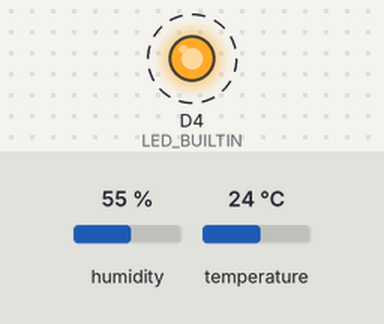
Recording of a sketch running on a simulated ESP8266 (NodeMCU). On the bench: output pins drawn as LEDs (lit = HIGH, except the on-board LED, lit = LOW). Dashed ring = blinking. The inputs (shaded band) are chosen by the test bench; at power-on: humidity 55 %, temperature 24 °C. WiFi joins after 1.5 s; servers stay silent unless stated; what the sketch prints to the serial monitor is not drawn.

Above: at 2.0 s.
Timing chart, 0 to 6.1 s (numbered marks = the images above):
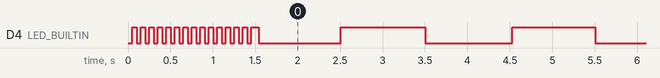

The sketch:

sketch_jul2d.ino
```cpp
#include <ESP8266WiFi.h>
#include "DHT.h"
#include <Firebase_ESP_Client.h>
#include "addons/TokenHelper.h"
#include "addons/RTDBHelper.h"

// ----------------------------------------------------------------------------------------------

#define DHT_PIN D5
#define DHT_TYPE DHT11

DHT dht(DHT_PIN, DHT_TYPE); // Inisialisasi objek DHT dengan pin dan tipe yang benar

// ----------------------------------------------------------------------------------------------
// WiFi credentials
char ssid[] = "DOWNY";
char pass[] = "harumtahanlama1";

// ----------------------------------------------------------------------------------------------
#define FIREBASE_INTERVAL_SEC (1) // 1 seconds interval for Firebase
#define FIREBASE_INTERVAL_MS (FIREBASE_INTERVAL_SEC * 1000)

// ----------------------------------------------------------------------------------------------
float Temperature;
float Humidity;

// ----------------------------------------------------------------------------------------------
// Firebase credentials
#define API_KEY "AIzaSyCLxiKo8KYmWtB9hX7mWVWmjuEPXAPligw"
#define DATABASE_URL "https://cloudcomputing-fb488-default-rtdb.firebaseio.com/"

// Define Firebase Data object
FirebaseData fbdo;

FirebaseAuth auth;
FirebaseConfig config;

bool signupOK = false;

// ----------------------------------------------------------------------------------------------
void setup()
{
  // Debug console
  Serial.begin(9600);

  // Digital output pin
  pinMode(LED_BUILTIN, OUTPUT);

  // DHT Setup
  dht.begin(); // Inisialisasi sensor DHT

  //----------------------------------------Wait for connection
  Serial.print("Connecting");
  WiFi.begin(ssid, pass); //--> Connect to your WiFi router
  while (WiFi.status() != WL_CONNECTED)
  {
    Serial.print(".");
    digitalWrite(LED_BUILTIN, LOW);
    delay(50);
    digitalWrite(LED_BUILTIN, HIGH);
    delay(50);
  }

  // Matikan lampu WiFi
  pinMode(LED_BUILTIN, OUTPUT);
  digitalWrite(LED_BUILTIN, HIGH);

  // Firebase setup
  Serial.print("Connecting to Wi-Fi");
  while (WiFi.status() != WL_CONNECTED){
    Serial.print(".");
    delay(300);
  }
  Serial.println();
  Serial.print("Connected with IP: ");
  Serial.println(WiFi.localIP());
  Serial.println();

  // Assign the api key (required)
  config.api_key = API_KEY;

  // Assign the RTDB URL (required)
  config.database_url = DATABASE_URL;

  // Sign up
  if (Firebase.signUp(&config, &auth, "", "")){
    Serial.println("ok");
    signupOK = true;
  } else {
    Serial.printf("%s\n", config.signer.signupError.message.c_str());
  }

  // Assign the callback function for the long running token generation task
  config.token_status_callback = tokenStatusCallback; // see addons/TokenHelper.h

  Firebase.begin(&config, &auth);
  Firebase.reconnectWiFi(true);
}

// ----------------------------------------------------------------------------------------------
unsigned long time_ms;
unsigned long time_1000_ms_buf;
unsigned long time_firebase_update_buf;
unsigned long time_dif;

void loop()
{
  time_ms = millis();
  time_dif = time_ms - time_1000_ms_buf;

  // Read and print serial data every 1 sec
  if ( time_dif >= 1000 ) // 1sec
  {
    time_1000_ms_buf = time_ms;
    Temperature = dht.readTemperature(); // Menggunakan metode yang benar untuk membaca suhu
    Humidity = dht.readHumidity();       // Menggunakan metode yang benar untuk membaca kelembaban

    // Print serial messages
    Serial.print("Humidity: " + String(Humidity, 2) + " %");
    Serial.print("\t");
    Serial.println("Temperature: " + String(Temperature, 2) + " C");

    digitalWrite(LED_BUILTIN, !digitalRead(LED_BUILTIN));
  }

  // Update data to Firebase in specific period
  time_ms = millis();
  time_dif = time_ms - time_firebase_update_buf;
  if ( time_dif >= FIREBASE_INTERVAL_MS ) // Specific period
  {
    time_firebase_update_buf = time_ms;

    if (Firebase.ready() && signupOK) {
      if (Firebase.RTDB.setFloat(&fbdo, "DHT/suhu", Temperature)){
        Serial.print("Suhu: ");
        Serial.println(Temperature);
      } else {
        Serial.println("FAILED");
        Serial.println("REASON: " + fbdo.errorReason());
      }

      if (Firebase.RTDB.setFloat(&fbdo, "DHT/kelembaban", Humidity)){
        Serial.print("Kelembaban: ");
        Serial.println(Humidity);
      } else {
        Serial.println("FAILED");
        Serial.println("REASON: " + fbdo.errorReason());
      }
    }
  }
}
```

Measured:
- by itself, D4 (LED_BUILTIN): goes 13 × (LOW 0.05 s, HIGH 0.05 s), LOW 0.05 s, HIGH 0.09 s, 64 × (LOW 0.96 s, HIGH 1.0 s), then LOW
